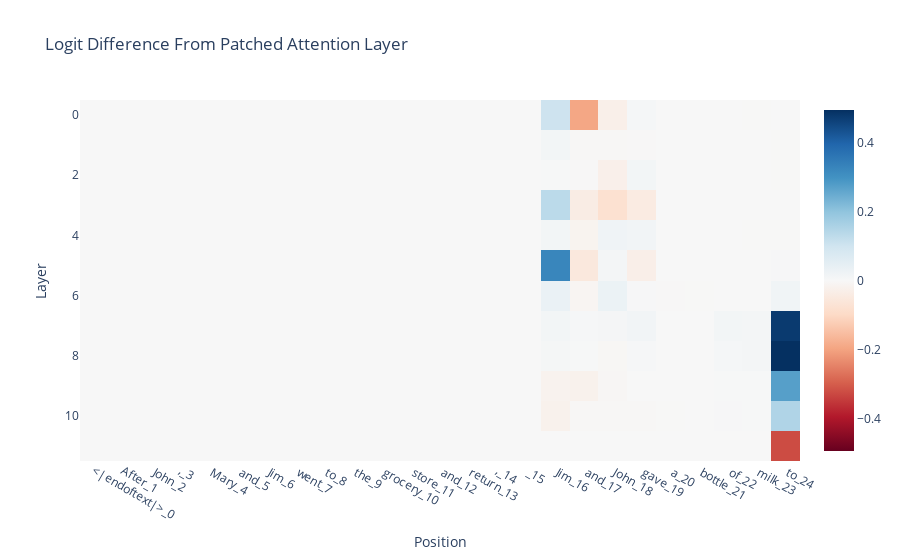

The notebook cell saved with this chart:
### Code cell
imshow(
    patched_attn_diff,
    x=prompt_position_labels,
    title="Logit Difference From Patched Attention Layer",
    labels={"x": "Position", "y": "Layer"},
)

### Figure 1 — Plotly figure (JSON) as saved in the notebook; plotly's stock layout.template omitted (floating-point values rounded to 4 significant figures; data arrays with more than 128 entries replaced by an {"elided": "..."} marker saying what was removed)
{"data": [{"coloraxis": "coloraxis", "hovertemplate": "Position: %{x}<br>Layer: %{y}<br>color: %{z}<extra></extra>", "name": "0", "type": "heatmap", "x": ["<|endoftext|>_0", "After_1", " John_2", ",_3", " Mary_4", " and_5", " Jim_6", " went_7", " to_8", " the_9", " grocery_10", " store_11", " and_12", " return_13", ",_14", " _15", " Jim_16", " and_17", " John_18", " gave_19", " a_20", " bottle_21", " of_22", " milk_23", " to_24"], "xaxis": "x", "yaxis": "y", "z": {"elided": "12x25 float values"}}], "layout": {"coloraxis": {"cmid": 0, "colorscale": [[0, "rgb(103,0,31)"], [0.1, "rgb(178,24,43)"], [0.2, "rgb(214,96,77)"], [0.3, "rgb(244,165,130)"], [0.4, "rgb(253,219,199)"], [0.5, "rgb(247,247,247)"], [0.6, "rgb(209,229,240)"], [0.7, "rgb(146,197,222)"], [0.8, "rgb(67,147,195)"], [0.9, "rgb(33,102,172)"], [1, "rgb(5,48,97)"]]}, "title": {"text": "Logit Difference From Patched Attention Layer"}, "xaxis": {"anchor": "y", "constrain": "domain", "domain": [0, 1], "scaleanchor": "y", "title": {"text": "Position"}}, "yaxis": {"anchor": "x", "autorange": "reversed", "constrain": "domain", "domain": [0, 1], "title": {"text": "Layer"}}}}
